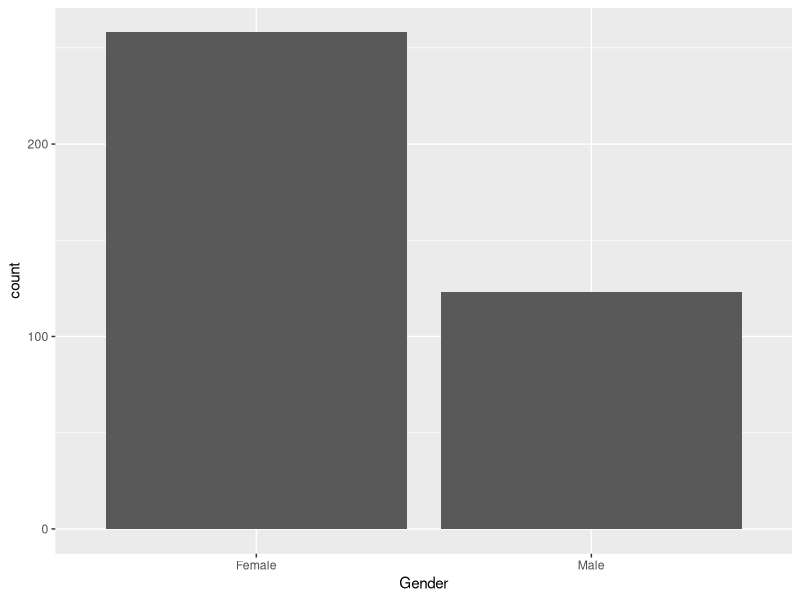

This figure's R source: (Note: this script raises an error after producing the figure.)
## ---- chunk 1
knitr::opts_chunk$set(echo = TRUE, message = F, warning = F)

library(flextable)
library(tidyverse)
library(readxl)
library(forcats)
## ---- chunk 2
hypertension <- read_xlsx("../data/originals/DominicanHTN_add_sign.xlsx")
## ---- chunk 3
glimpse(hypertension)
## ---- chunk 4
ggplot(hypertension)+
  geom_bar(aes(x=Gender))
## ---- chunk 5
hypertension %>% count(Gender)
## ---- chunk 6
hypertension %>% count(Village) %>% arrange(n)
## ---- chunk 7
median_age <- hypertension %>% group_by(Gender) %>% summarise(median_age=median(Age))
labels <- hypertension %>%
  group_by(Village) %>%
  summarise(total = n()) %>%
  mutate(Village_label = paste0(Village, " (", total, ")"))
## ---- chunk 8
ggplot(hypertension) +
  geom_bar(aes(x = fct_infreq(Village), fill = Gender), alpha=0.8) + gender_fill +
  labs(x="", y="Число жителей",title="Число жителей и гендерный состав населенных пунктов")+axis_theme
## ---- chunk 9
village_stats <- hypertension %>%
  group_by(Village) %>%
  summarise(
    total = n(),
    pct_female = mean(Gender == "Female") * 100
  )
ggplot(village_stats, aes(x = fct_reorder(Village, total, .desc = T), y = total, fill = pct_female)) +
  geom_col() +
  scale_fill_gradient(low = "#1b909a", high = "#eb4729", name = "% женщин") +
  labs(x = "", y = "Число жителей", title="Число жителей и гендерный состав населенных пунктов") + axis_theme
## ---- chunk 10
village_stats <- hypertension %>%
  group_by(Village) %>%
  summarise(
    total = n(),
    pct_female = mean(Gender == "Female") * 100
  )
ggplot(village_stats, aes(x = fct_reorder(Village, total, .desc = T), y = total, fill = pct_female)) +
  geom_col() +
  scale_fill_gradient(low = "#9BCD9B", high = "darkolivegreen", name = "% женщин") +
  labs(x = "", y = "Число жителей", title="Число жителей и гендерный состав населенных пунктов") + axis_theme
## ---- chunk 11
ggplot(hypertension)+
  geom_histogram(aes(x=Age), bins=30)+
  facet_grid(.~Gender)

## ---- chunk 12
ggplot(hypertension, aes(x = Age, fill = Gender)) + 
  geom_density(alpha = 0.5)
## ---- chunk 13
no_legend <- theme(
    legend.position= "none"
  )
no_y <- labs(
  y = ""
)

gender_fill <- scale_fill_manual(name= "Пол",
                   labels = c("Female" = "Женский", "Male" = "Мужской"),
                   values=c(
                    "Male" = "#1b909a",
                    "Female" = "#eb4729")
)
gender_col <- scale_colour_manual(name= "Пол",
                   labels = c("Female" = "Женский", "Male" = "Мужской"),
                   values=c(
                    "Male" = "#1b909a",
                    "Female" = "#eb4729")
)
theme_set(theme_bw())
axis_theme <- theme(
    plot.title = element_text(size=20, hjust=0.5),
    plot.subtitle = element_text(size=14, hjust=0.5),
    axis.title = element_text(size=16),
    axis.text.y = element_text(size=12),
    axis.text.x = element_text(size=12),
    legend.title = element_text(size = 16),
    legend.text = element_text(size = 14),
    )
## ---- chunk 14
p1 <- ggplot(hypertension, aes(x = SBP, fill = Gender)) + 
  geom_density(alpha = 0.5) + no_legend + labs(x = "ДАД") + scale_x_continuous(breaks = seq(80, 350, 20))
p2 <- ggplot(hypertension, aes(x = DBP, fill = Gender)) + 
  geom_density(alpha = 0.5) + no_legend + labs(x = "САД") + scale_x_continuous(breaks = seq(20, 350, 20))
p3 <- ggplot(hypertension, aes(x = Age, fill = Gender)) + 
  geom_density(alpha = 0.5) + labs(x = "Возраст") + scale_x_continuous(breaks=seq(0, 100, 10))

# +   geom_vline(data = median_age, aes(xintercept = median_age, color = Gender), size = 1.5)
library(patchwork)
(p2 + p1) / p3 + plot_annotation(title = "Распределение количественных признаков у мужчин и женщин") + plot_layout(guides = "collect") & no_y & gender_fill & axis_theme
## ---- chunk 15
p1 <- ggplot(hypertension, aes(x=Age, y=SBP, color=Gender))+
  geom_point() + labs(x = "Возраст", y="САД") + scale_y_continuous(breaks = seq(20, 350, 20))
p2 <- ggplot(hypertension, aes(x=Age, y=DBP, color=Gender))+
  geom_point() + labs(x = "Возраст", y="ДАД") + scale_y_continuous(breaks = seq(20, 350, 20))
p1 + p2 + plot_layout(guides = "collect") + plot_annotation(title = "Зависимость САД и ДАД от возраста для мужчин и женщин") & gender_col & axis_theme & theme(legend.position = "bottom") 
## ---- chunk 16
ggplot(hypertension)+
  geom_histogram(aes(x=SBP), bins=25)
## ---- chunk 17
ggplot(hypertension)+
  geom_histogram(aes(x=DBP), bins=25)
## ---- chunk 18
library(ggpubr)
ggplot(hypertension, aes(x=Age, y=SBP, color=Gender))+
  geom_point()+
  geom_smooth(method=lm, show.legend = TRUE, se=FALSE)+
  stat_regline_equation()+
  stat_cor(label.y = c(200, 190))
## ---- chunk 19
ggplot(hypertension, aes(x=Age, y=DBP, color=Gender))+
  geom_point()+
  geom_smooth(method=lm, show.legend = TRUE, se=FALSE)+
  stat_regline_equation()+
  stat_cor(label.y = c(125, 115))
## ---- chunk 20
ggplot(hypertension, aes(x=SBP, y=DBP, colour=Gender))+
  geom_point()+
    geom_smooth(method=lm, show.legend = TRUE, se=FALSE)+
  stat_regline_equation()+
  stat_cor(label.y = c(125, 115))
## ---- chunk 21
ggplot(hypertension)+
  geom_point(aes(x=SBP, y=DBP, colour=Age))
## ---- chunk 22
ggplot(hypertension)+
  geom_point(aes(x=SBP, y=DBP, colour=Village))
## ---- chunk 23
ggplot(hypertension)+
  geom_point(aes(x=Age, y=SBP, colour=Village))
## ---- chunk 24
library(ggridges)
ggplot(hypertension)+
  geom_density_ridges(aes(x=SBP, y=Village, fill=Village))
## ---- chunk 25
ggplot(hypertension)+
  geom_density_ridges(aes(x=DBP, y=Village, fill=Village))
## ---- chunk 26
ggplot(hypertension)+
  geom_density_ridges(aes(x=Age, y=Village, fill=Village))
## ---- chunk 27
f_hypertension <- hypertension %>% filter(Gender == "Female")
m_hypertension <- hypertension %>% filter(Gender == "Male")
## ---- chunk 28
ggplot(hypertension)+
  geom_density_ridges(aes(x=Age, y=Village, fill=Village)) +
  facet_grid(Gender~.)
## ---- chunk 29
ggplot(hypertension)+
  geom_density_ridges(aes(x=SBP, y=Village, fill=Village)) +
  facet_grid(Gender~.)
## ---- chunk 30
f_hypertension %>% filter(Village=="Batey Verde") %>% arrange(SBP)
## ---- chunk 31
m <- lm(SBP ~ Gender * Age, data = hypertension)
summary(m)
## ---- chunk 32
m <- lm(SBP ~ Village, data = hypertension)
summary(m)
